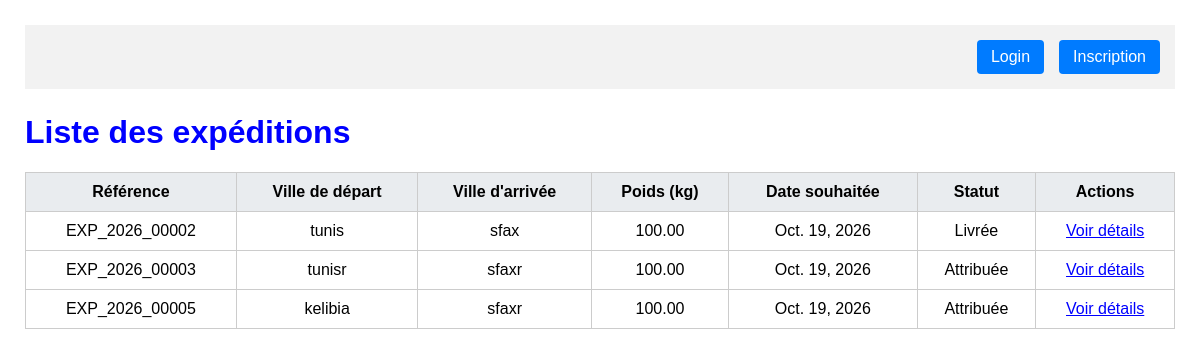
/expeditions/list/, run on an earlier commit of the app's database.
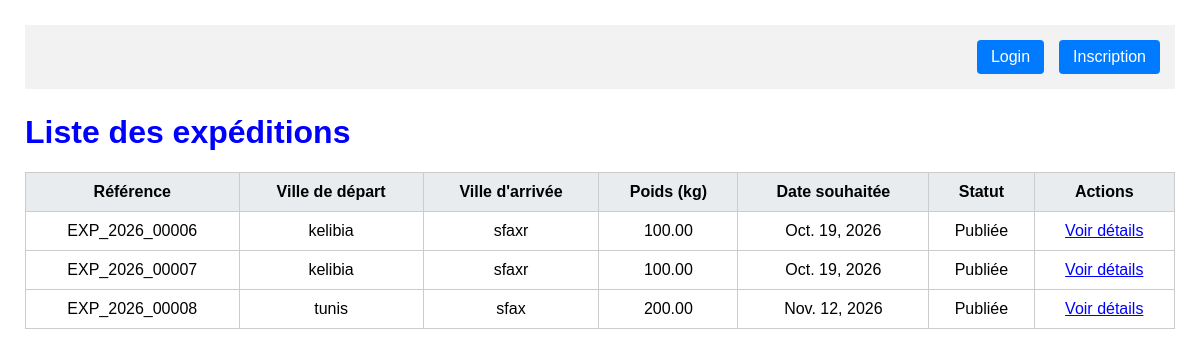
And on a later commit of the database.
### Exception_App/models.py (models this page shows, shortened)
class Exception(models.Model):
    reference = models.CharField(max_length=20, unique=True, blank=True)
    ville_depart = models.CharField(max_length=100)
    ville_arrivee = models.CharField(max_length=100)
    poids_kg = models.DecimalField(
        max_digits=10,
        decimal_places=2,
        validators=[MinValueValidator(0.01)]
    )
    date_souhaitee = models.DateField()
    description = models.TextField()
    statut = models.CharField(
        max_length=20,
        choices=[
            ('publiee', 'Publiée'),
            ('attribuee', 'Attribuée'),
            ('en_cours', 'En cours'),
            ('livree', 'Livrée'),
            ('annulee', 'Annulée')
        ],
        default='publiee'
    )
    created_at = models.DateTimeField(auto_now_add=True)
    updated_at = models.DateTimeField(auto_now=True)
    entreprise = models.ForeignKey('Entreprise_App.Entreprise', on_delete=models.CASCADE, related_name='exceptions', null=True)

### Exception_App/views.py (the view)
# urls.py: path('list/',listExpeditions,name="list"),
def listExpeditions(request):
    list =Exception.objects.all()
    return render(request,'expedition/list.html',{"liste":list})

### templates/expedition/list.html (shortened to what this page needs)
<!DOCTYPE html>
<html lang="fr">
<head>
</head>
<body>
    <nav class="custom-navbar">
        <div class="nav-links">
            {% if user.is_authenticated %}
                <span class="nav-user">
                    Bonjour, {{ user.username }}
                </span>
                <a href="{% url 'entreprise:profil' %}" class="nav-btn">
                    Mon profil
                </a>
                <form method="post"
                      action="{% url 'Logout' %}"
                      style="margin:0; display:inline;">
                    {% csrf_token %}
                    <button type="submit" class="nav-btn">
                        Logout
                    </button>
                </form>
            {% else %}
                <a href="{% url 'Login' %}" class="nav-btn">
                    Login
                </a>
                <a href="{% url 'Inscription' %}" class="nav-btn">
                    Inscription
                </a>
            {% endif %}
        </div>
    </nav>
    <h1 style="color: blue;">
        Liste des expéditions
    </h1>
    <table>
        <thead>
            <tr>
                <th>Référence</th>
                <th>Ville de départ</th>
                <th>Ville d'arrivée</th>
                <th>Poids (kg)</th>
                <th>Date souhaitée</th>
                <th>Statut</th>
                <th>Actions</th>
            </tr>
        </thead>
        <tbody>
            {% for expedition in liste %}
                <tr>
                    <td>
                        {{ expedition.reference }}
                    </td>
                    <td>
                        {{ expedition.ville_depart }}
                    </td>
                    <td>
                        {{ expedition.ville_arrivee }}
                    </td>
                    <td>
                        {{ expedition.poids_kg }}
                    </td>
                    <td>
                        {{ expedition.date_souhaitee }}
                    </td>
                    <td>
                        {{ expedition.get_statut_display }}
                    </td>
                    <td>
                        <a href="{% url 'expedition:expedition_details_class' expedition.pk %}"
                           class="details">
                            Voir détails
                        </a>
                    </td>
                </tr>
            {% empty %}
                <tr>
                    <td colspan="7" class="empty-message">
                        Aucune expédition disponible.
                    </td>
                </tr>
            {% endfor %}
        </tbody>
    </table>
</body>
</html>

### templates/expedition/list.html (style rules this page uses)
body { font-family: Arial, sans-serif; margin: 25px; }
.custom-navbar { display: flex; justify-content: flex-end; padding: 15px; background: #f2f2f2; margin-bottom: 25px; }
.nav-links { display: flex; align-items: center; gap: 15px; }
.nav-btn { padding: 8px 14px; border: none; border-radius: 4px; background: #007bff; color: white; text-decoration: none; cursor: pointer; }
table { width: 100%; border-collapse: collapse; }
th, td { padding: 10px; border: 1px solid #ccc; text-align: center; }
th { background: #e9ecef; }
.details { color: blue; }

What changed in the data, as far as the page shows it:
removed Exception: reference "EXP_2026_00002", ville_depart "tunis", ville_arrivee "sfax", poids_kg "100.00", date_souhaitee "Oct. 19, 2026", statut "Livrée"
removed Exception: reference "EXP_2026_00003", ville_depart "tunisr", ville_arrivee "sfaxr", poids_kg "100.00", date_souhaitee "Oct. 19, 2026", statut "Attribuée"
removed Exception: reference "EXP_2026_00005", ville_depart "kelibia", ville_arrivee "sfaxr", poids_kg "100.00", date_souhaitee "Oct. 19, 2026", statut "Attribuée"
added Exception: reference "EXP_2026_00006", ville_depart "kelibia", ville_arrivee "sfaxr", poids_kg "100.00", date_souhaitee "Oct. 19, 2026", statut "Publiée"
added Exception: reference "EXP_2026_00007", ville_depart "kelibia", ville_arrivee "sfaxr", poids_kg "100.00", date_souhaitee "Oct. 19, 2026", statut "Publiée"
added Exception: reference "EXP_2026_00008", ville_depart "tunis", ville_arrivee "sfax", poids_kg "200.00", date_souhaitee "Nov. 12, 2026", statut "Publiée"
